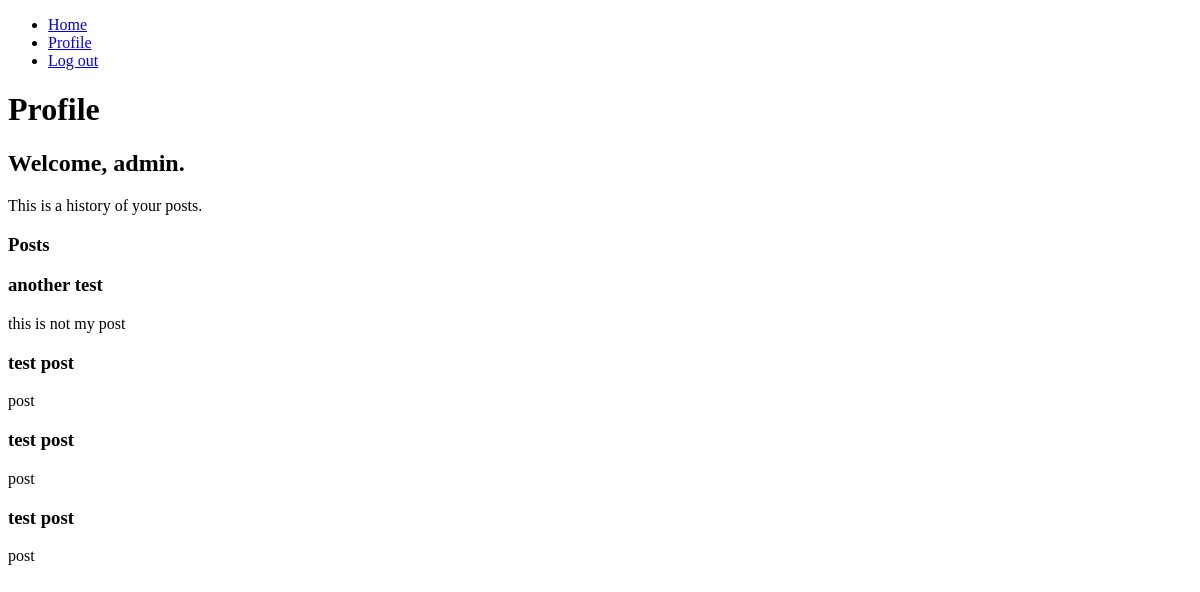
The app's page /reddit/profile/ (signed in), older data.
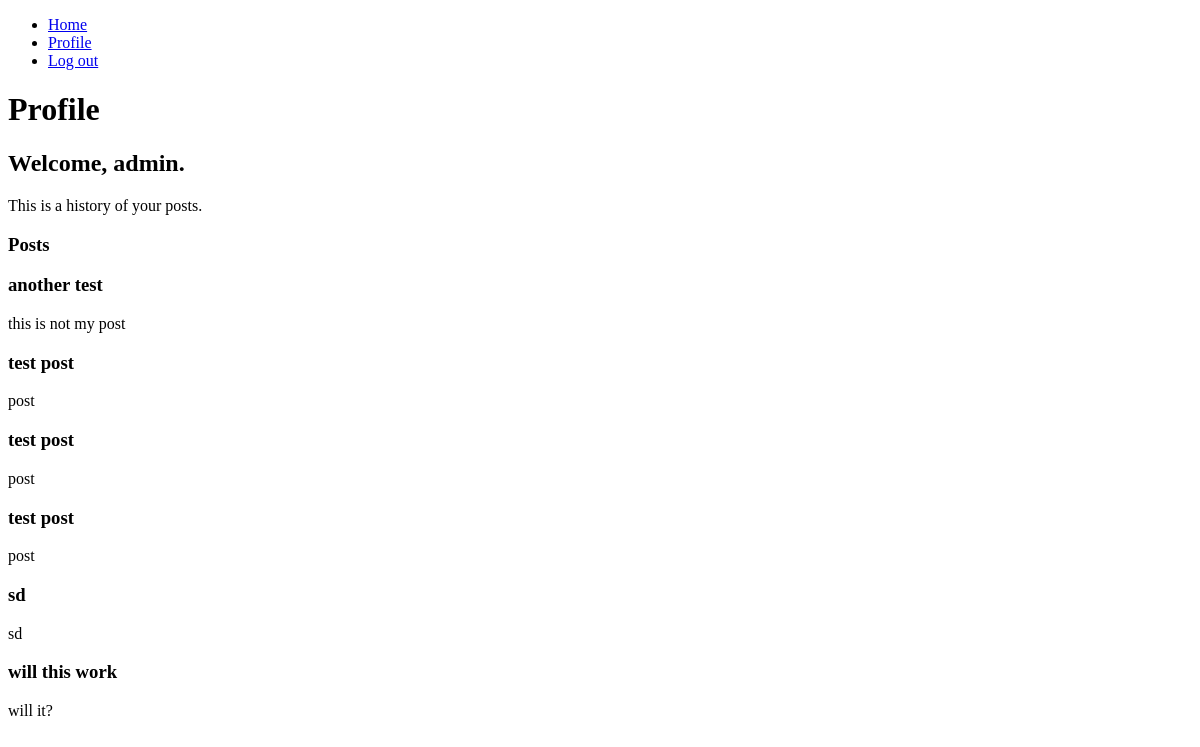
The same page, newer data.
### reddit_app/models.py (models this page shows, shortened)
class Post(models.Model):
    title = models.CharField(max_length=200)
    author = models.ForeignKey(User, on_delete=models.CASCADE)
    text = models.TextField()
    votes = models.IntegerField(default=0)
    created_at = models.DateTimeField(auto_now_add=True)

### reddit_app/views.py (the view)
# urls.py: path("profile/", views.profile, name="profile"),
def profile(request):
    user = request.user
    posts = Post.objects.filter(author=user)
    context = {"posts": posts, "user": user}
    return render(request, "reddit_app/profile.html", context)

### templates/reddit_app/profile.html (shortened to what this page needs)
{% extends "base.html" %}
{% block content %}
<h1>Profile</h1>
<div>
    <h2>Welcome, {{user.username}}.</h2>
    <p>This is a history of your posts.</p>
    <div>
        <h3>Posts</h3>
        {% if posts.count %}
            {% for post in posts %}
                <h3>{{post.title}}</h3>
                <p>{{post.text}}</p>
            {% endfor %}
        {% else %}
            <p>You do not have any posts yet.</p>
        {% endif %}
    </div>
{% endblock content %}

Row changes from the older to the newer data that the page shows:
added Post: title "sd", text "sd"
added Post: title "will this work", text "will it?"
